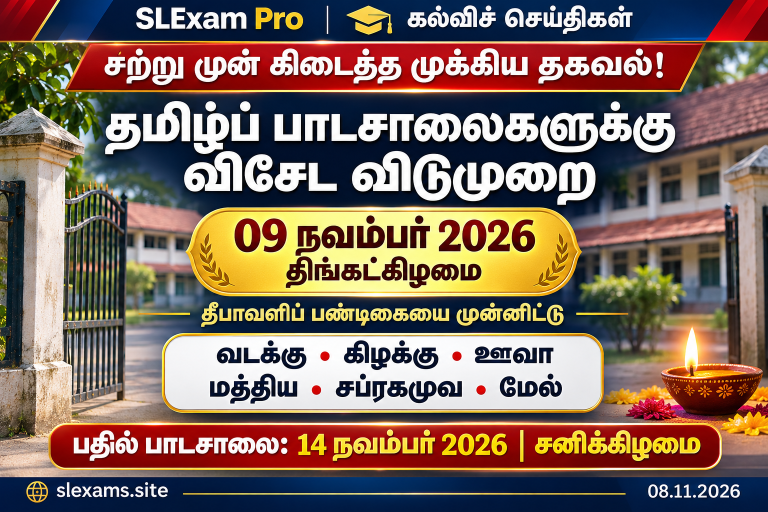
#> input picture assets/images/news/1000189321.png, 1536 x 1024 px (shown at 1/2 size)
$ python -i build_site.py   (imports and definitions only)
#> lines starting #> are read from the running program, lines starting #| are printed output that depends on the picture
"""Build static resource pages with crawler-readable social metadata."""
import argparse
import hashlib
import io
import html
import json
import re
import shutil
import subprocess
from html.parser import HTMLParser
from datetime import datetime, timezone
from pathlib import Path
from urllib.parse import parse_qs, quote, unquote, urlencode, urljoin, urlsplit

from PIL import Image, ImageOps

ORIGIN = 'https://slexams.site'

PUBLIC_PAGES = {
    'index.html': ('Sri Lanka Exam Papers for Grades 1–13 | SLExam Pro', 'Find free Sri Lankan school exam papers, term tests and worksheets for Grades 1–13, plus news, schemes and learning apps.'),
    'news.html': ('News | SLExam Pro', 'Read news and updates across a range of topics on SLExam Pro.'),
    'apps.html': ('Educational Apps for Students & Teachers | SLExam Pro', 'Explore educational apps, their features, preview images and official download links for students and teachers.'),
    'scheme.html': ('School Schemes & Teaching Resources | SLExam Pro', 'Browse available school schemes and teaching resources by grade and subject on SLExam Pro.'),
    'exam-papers.html': ('School Exam Papers for Grades 1–13 | SLExam Pro', 'Choose a grade to browse Sri Lankan school term examination papers and revision resources.'),
    'about.html': ('About SLExam Pro | Sri Lanka Learning Resources', 'Learn about SLExam Pro, a free educational resource platform for Sri Lankan students, teachers and parents.'),
    'contact.html': ('Contact SLExam Pro', 'Contact SLExam Pro with questions, corrections and enquiries about school papers and educational resources.'),
    'privacy.html': ('Privacy Policy | SLExam Pro', 'Read the SLExam Pro privacy policy and information about data handling on this educational resource website.'),
    'terms.html': ('Terms & Conditions | SLExam Pro', 'Read the terms and conditions for accessing and using SLExam Pro educational resources.'),
    'disclaimer.html': ('Disclaimer & Copyright | SLExam Pro', 'Read the SLExam Pro educational resource disclaimer and copyright information.')
}


# [58 lines left out: functions json_ld, breadcrumbs_for, resource_schema, not called in this run]


class _TagAttributes(HTMLParser):
    def handle_starttag(self, tag, attrs):
        self.attributes = dict(attrs)


# [95 lines left out: functions inline_home_styles, update_html_seo, sitemap_urls, not called in this run]


def escape(value):
    return html.escape(str(value or ''), quote=True)


# [9 lines left out: function safe_url, not called in this run]


def content_id(kind, identity):
    return kind + ':' + hashlib.sha256(str(identity).encode('utf-8')).hexdigest()


def read_data(root, name):
    return json.loads((root / 'assets/data' / name).read_text(encoding='utf-8'))


# [95 lines left out: functions collect, make_paper_descriptions_unique, not called in this run]


def paragraphs(text):
    return ''.join('<p>' + escape(p).replace('\n', '<br>') + '</p>' for p in str(text).split('\n\n') if p.strip())


# [304 lines left out: functions resource_ids, resource_added_dates, recent_feed, prepare_share_image, prepare_display_image, display_image_attributes and 4 more, not called in this run]


def build(source, output):
    source, output = source.resolve(), output.resolve()
    if source == output or output in source.parents:
        raise ValueError('Output must not contain or replace the source directory')
    if output.exists():
        shutil.rmtree(output)
    shutil.copytree(source, output, ignore=shutil.ignore_patterns('.git', '.github', '__pycache__', 'tests', 'scripts', '_site', output.name, 'node_modules'))
    home = (source / 'index.html').read_text(encoding='utf-8')
    header = re.search(r'<header\b[\s\S]*?</header>', home).group()
    footer = re.search(r'<footer\b[\s\S]*?</footer>', home).group()
    records = collect(source)
    upload_dates = resource_added_dates(source)
    index = []
    image_cache = {}
    display_cache = {}
    references = {r['image'] for r in records if r['kind'] in ('news', 'app')}
    references.update(image for r in records for image in r.get('previews', []))
    for image in sorted(references):
        display_cache[image] = prepare_display_image(source, output, image)
    # Enrich only deployed JSON; keep original fields and repository data intact.
    for filename, key in (('news.json', 'news'), ('apps.json', 'apps')):
        database = read_data(source, filename)
        for item in database.get(key, []):
            if key == 'news':
                metadata = display_cache.get(safe_url(item.get('image')))
                if metadata:
                    item['imageVariants'] = metadata
            else:
                metadata = display_cache.get(safe_url(item.get('mainImage') or item.get('image')))
                if metadata:
                    item['mainImageVariants'] = metadata
                item['previewImageVariants'] = [display_cache.get(safe_url(image), {}) for image in item.get('previewImages', [])]
        (output / 'assets/data' / filename).write_text(json.dumps(database, ensure_ascii=False, indent=2), encoding='utf-8')
    for record in records:
        record['display_image'] = display_cache.get(record['image'], {})
        record['display_previews'] = {image: display_cache.get(image, {}) for image in record.get('previews', [])}
        if record['image'] not in image_cache:
            image_cache[record['image']] = prepare_share_image(source, output, record['image'])
        record.update(image_cache[record['image']])
        record['shareVersion'] = hashlib.sha256((record.get('share_image', record['image']) + '\n' + record['title'] + '\n' + record['description']).encode()).hexdigest()[:12]
        page = output / record['path'].strip('/') / 'index.html'
        page.parent.mkdir(parents=True, exist_ok=True)
        page.write_text(render(record, header, footer), encoding='utf-8')
        index.append({k: record[k] for k in ('id', 'kind', 'title', 'description', 'path', 'aliases', 'shareVersion')})
    (output / 'assets/data/content-index.json').write_text(json.dumps(index, ensure_ascii=False), encoding='utf-8')
    (output / 'assets/data/recent-content.json').write_text(json.dumps(recent_feed(records, upload_dates), ensure_ascii=False), encoding='utf-8')
    print(f'Upload dates recovered for {sum(r["id"] in upload_dates for r in records)}/{len(records)} resources')
    urls = ''.join('<url><loc>' + escape(target) + '</loc></url>\n' for target in sitemap_urls(source, records))
    (output / 'sitemap.xml').write_text('<?xml version="1.0" encoding="UTF-8"?>\n<urlset xmlns="http://www.sitemaps.org/schemas/sitemap/0.9">\n' + urls + '</urlset>\n', encoding='utf-8')
    (output / 'robots.txt').write_text('User-agent: *\nAllow: /\nSitemap: ' + ORIGIN + '/sitemap.xml\n', encoding='utf-8')
    for page in output.glob('*.html'):
        page.write_text(update_html_seo(page.read_text(encoding='utf-8'), page.name), encoding='utf-8')
    home = output / 'index.html'
    home.write_text(inline_home_styles(home.read_text(encoding='utf-8'), source), encoding='utf-8')
    # Give changed JS/CSS new URLs so returning browsers do not retain old code.
    versions = {
        p.relative_to(output).as_posix(): hashlib.sha256(p.read_bytes()).hexdigest()[:12]
        for folder in ('assets/js', 'assets/css')
        for p in (output / folder).glob('*') if p.is_file()
    }
    pattern = re.compile(r'''(["'])(/?assets/(?:js|css)/[^"'?]+\.(?:js|css))(?:\?[^"']*)?\1''')
    def version_asset(match):
        version = versions.get(match[2].lstrip('/'))
        return match[1] + match[2] + '?v=' + version + match[1] if version else match[0]
    for page in output.rglob('*.html'):
        page.write_text(pattern.sub(version_asset, page.read_text(encoding='utf-8')), encoding='utf-8')
    print(f'Built {len(records)} resource pages into {output}')
    return records


# [6 lines not run here, left out]

>>> import cv2
>>> picture = cv2.imread('../assets/images/news/1000189321.png', cv2.IMREAD_GRAYSCALE)
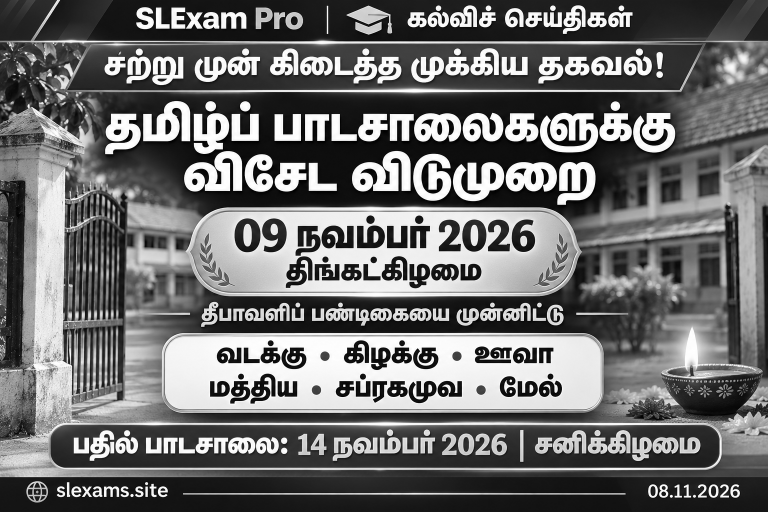
#> picture: shape (1024, 1536) (shown at 1/2 size); min 0, max 255, mean 109.7
>>> result = build(picture, 'out.png')
#> (the run stopped early here; a loop or call above may not have finished)

$ run again, on assets/images/news/1000190955.png
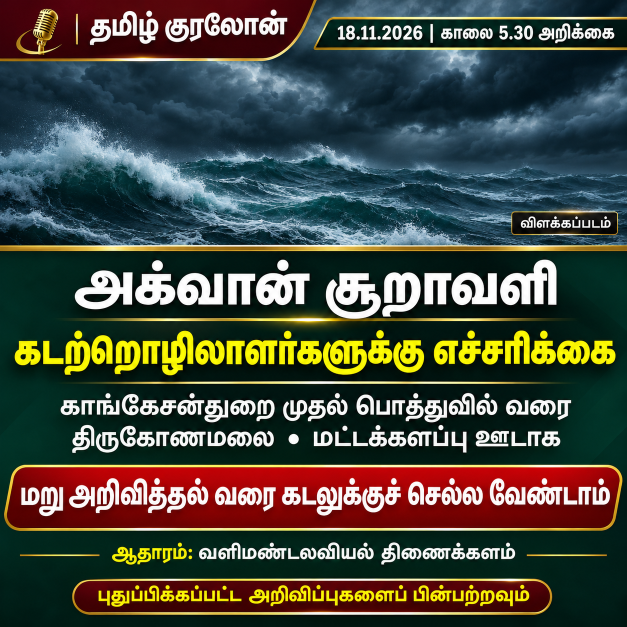
#> input picture assets/images/news/1000190955.png, 1254 x 1254 px (shown at 1/2 size)
#> `picture = cv2.imread('../assets/images/news/1000189321.png', cv2.IMREA..`:
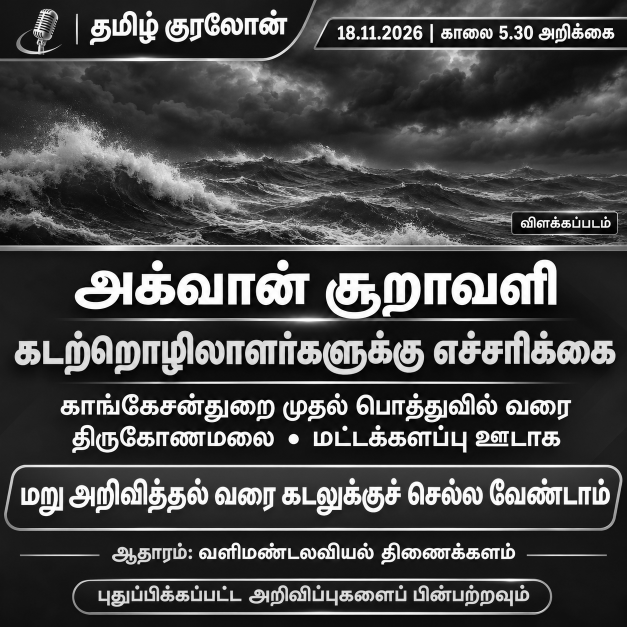
#> picture: shape (1254, 1254) (shown at 1/2 size); min 0, max 255, mean 70.2
